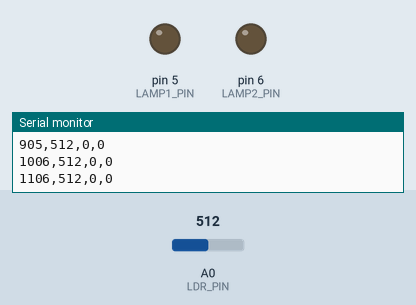
Simulated run of this sketch. Board: Arduino Uno, built with avr-gcc and run on an emulated ATmega328P. Shown: output pins drawn as LEDs (lit = HIGH), the last lines printed to the serial monitor. Inputs (shaded band) come from the test bench; at power-on: A0 (LDR_PIN) = 512.

Above: at 1.2 s.
1.3 s: A0 (LDR_PIN) set to 315
2.8 s: A0 (LDR_PIN) set to 291
At 4.0 s:
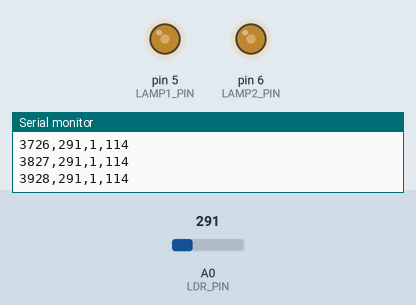
4.3 s: A0 (LDR_PIN) set to 122
At 5.6 s:
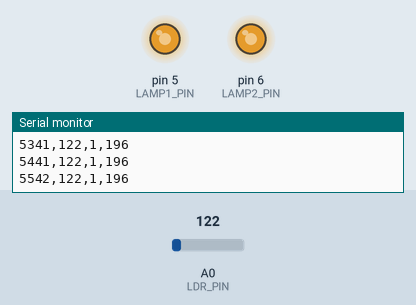
Timing chart, 0 to 7.3 s (numbered marks = the images above; inputs shaded):
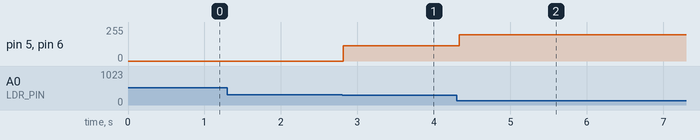

The sketch:

02_street_lights.ino
```cpp
/*
  02_street_lights — street lights turn on when it gets dark.
  Uses HYSTERESIS: two thresholds so the lights don't flicker at dusk.
    light < DARK_ON   -> lights ON
    light > DARK_OFF  -> lights OFF
    in between        -> keep the current state
  Brightness uses PWM (analogWrite 0–255) on pins D5 and D6.
*/
const int LDR_PIN = A0;
const int LAMP1_PIN = 5;   // PWM pin
const int LAMP2_PIN = 6;   // PWM pin

// TODO: replace with your numbers from 01_ldr_read
const int DARK_ON  = 300;
const int DARK_OFF = 400;   // must be bigger than DARK_ON

bool lightsOn = false;

/**
 * Purpose: set both street lamps to one brightness.
 * Args: level - 0 (off) to 255 (full)
 * Returns: nothing
 */
void setLamps(int level) {
  analogWrite(LAMP1_PIN, level);
  analogWrite(LAMP2_PIN, level);
}

void setup() {
  Serial.begin(9600);
  pinMode(LAMP1_PIN, OUTPUT);
  pinMode(LAMP2_PIN, OUTPUT);
  setLamps(0);
  Serial.println("ms,light,lights_on,level");
}

void loop() {
  int light = analogRead(LDR_PIN);                 // SENSE

  if (!lightsOn && light < DARK_ON)  lightsOn = true;    // DECIDE
  if (lightsOn  && light > DARK_OFF) lightsOn = false;

  // Darker room -> brighter lamps (map 0..DARK_OFF to 255..60)
  int level = 0;
  if (lightsOn) level = constrain(map(light, 0, DARK_OFF, 255, 60), 60, 255);
  setLamps(level);                                  // ACT

  Serial.print(millis()); Serial.print(",");
  Serial.print(light);    Serial.print(",");
  Serial.print(lightsOn); Serial.print(",");
  Serial.println(level);
  delay(100);
}
```

Measured:
- the behaviour switches between 300 and 299 on A0 (LDR_PIN) (found by bisection; images 0 and 1)
- after the input at 2.8 s, pin 5 (LAMP1_PIN), pin 6 (LAMP2_PIN): 0/255 → 114/255 at once
- after the input at 4.3 s, pin 5 (LAMP1_PIN), pin 6 (LAMP2_PIN): 114/255 → 196/255 at once
